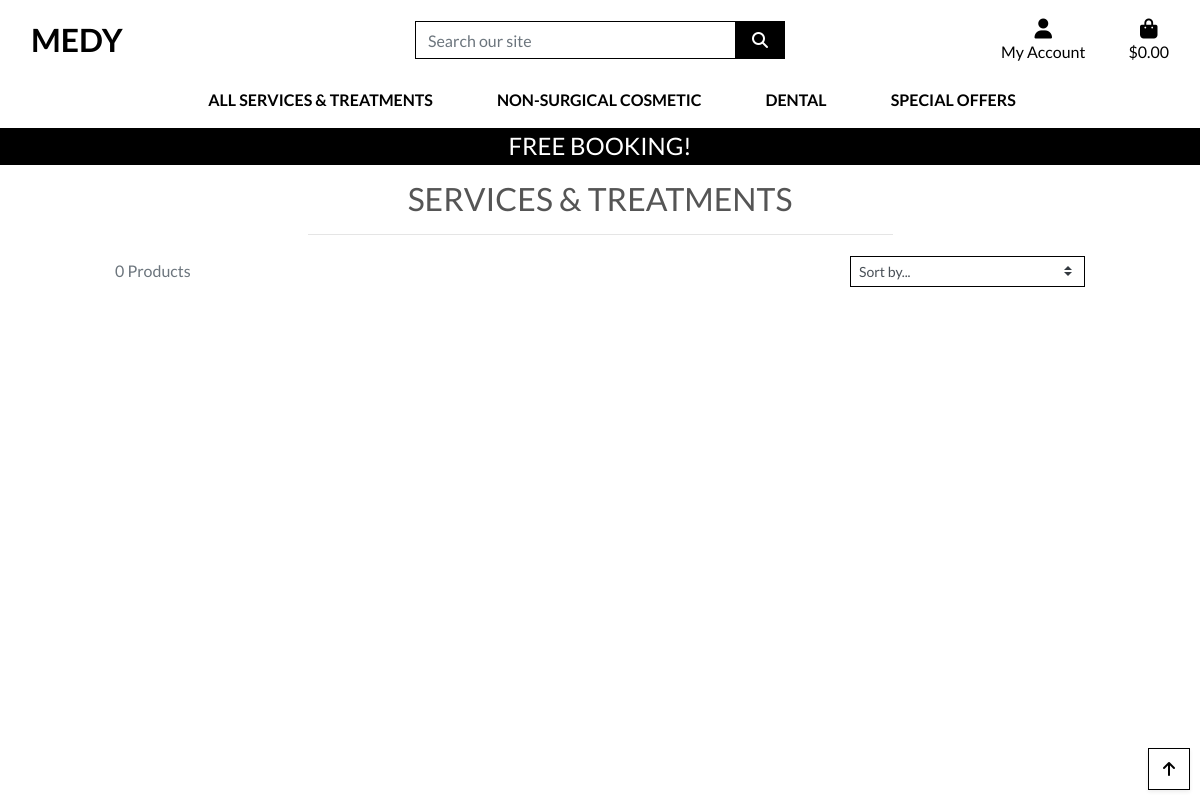
The page /products/?category=prp_injection on the database as committed earlier.
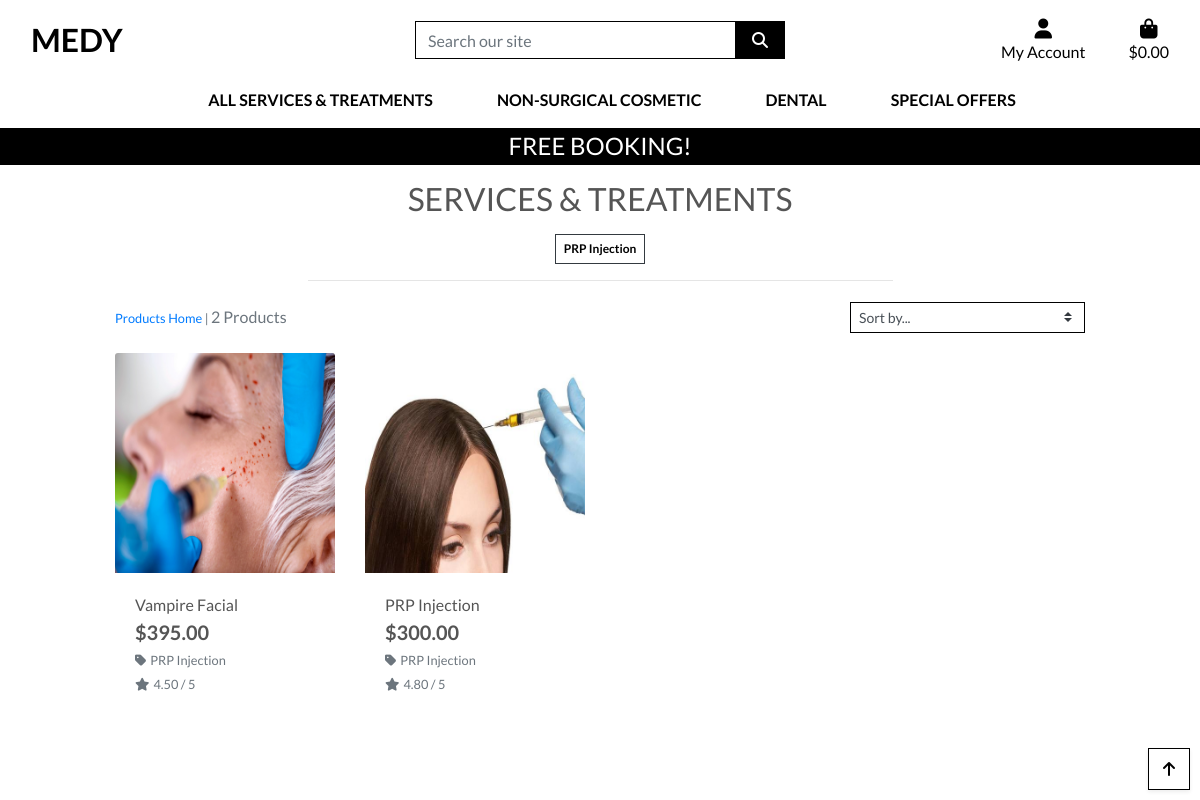
The same page on the database as committed later.
### products/models.py (models this page shows, shortened)
class Category(models.Model):
    class Meta:
        verbose_name_plural = 'Categories'
    name = models.CharField(max_length=254)
    friendly_name = models.CharField(max_length=254, null=True, blank=True)

class Product(models.Model):
    category = models.ForeignKey('Category', null=True, blank=True, on_delete=models.SET_NULL)
    sku = models.CharField(max_length=254, null=True, blank=True)
    name = models.CharField(max_length=254)
    description = models.TextField()
    price = models.DecimalField(max_digits=6, decimal_places=2)
    rating = models.DecimalField(max_digits=6, decimal_places=2, null=True, blank=True)
    image_url = models.URLField(max_length=1024, null=True, blank=True)
    image = models.ImageField(null=True, blank=True)

### products/views.py (the view, shortened to what this page needs)
# urls.py: path('', views.all_products, name='products'),
def all_products(request):
    products = Product.objects.all()
    query = None
    categories = None
    sort = None
    direction = None
    if request.GET:
        if 'category' in request.GET:
            categories = request.GET['category'].split(',')
            products = products.filter(category__name__in=categories)
            categories = Category.objects.filter(name__in=categories)
    current_sorting = f'{sort}_{direction}'
    context = {
        'products': products,
        'search_term': query,
        'current_categories': categories,
        'current_sorting': current_sorting,
    }
    return render(request, 'products/products.html', context)

### bag/contexts.py (called while the page is built, shortened)
def bag_contents(request):
    bag_items = []
    total = 0
    product_count = 0
    bag = request.session.get('bag', {})
    grand_total = total
    context = {
        'bag_items': bag_items,
        'total': total,
        'product_count': product_count,
        'grand_total': grand_total,
    }
    return context

### products/templates/products/products.html (shortened to what this page needs)
{% extends "base.html" %}
{% load static %}
{% block page_header %}
    <div class="container header-container">
    </div>
{% endblock %}
{% block content %}
    <div class="overlay"></div>
    <div class="container-fluid">
        <div class="row">
            <div class="col text-center mt-3">
                <h2 class="logo-font">Services & Treatments</h2>
                {% for c in current_categories %}
                    <a class="category-badge text-decoration-none" href="{% url 'products' %}?category={{ c.name }}">
                        <span class="p-2 mt-2 badge badge-white text-black rounded-0 border border-dark">{{ c.friendly_name }}</span>
                    </a>
                {% endfor %}
                <hr class="w-50 mb-1">
            </div>
        </div>
        <div class="row">
            <div class="product-container col-10 offset-1">
                <div class="row mt-1 mb-2">
                    <div class="col-12 col-md-6 my-auto order-md-last d-flex justify-content-center justify-content-md-end">
                        <div class="sort-select-wrapper w-50">
                            <select id="sort-selector" class="custom-select custom-select-sm rounded-0 border border-{% if current_sorting != 'None_None' %}info{% else %}black{% endif %}">
                                <option value="reset" {% if current_sorting == 'None_None' %}selected{% endif %}>Sort by...</option>
                            </select>
                        </div>
                    </div>
                    <div class="col-12 col-md-6 order-md-first">
                        <p class="text-muted mt-3 text-center text-md-left">
                            {% if search_term or current_categories or current_sorting != 'None_None' %}
                                <span class="small"><a href="{% url 'products' %}">Products Home</a> | </span>
                            {% endif %}
                            {{ products|length }} Products{% if search_term %} found for <strong>"{{ search_term }}"</strong>{% endif %}
                        </p>
                    </div>
                </div>
                <div class="row">
                    {% for product in products %}
                        <div class="col-sm-6 col-md-6 col-lg-4 col-xl-3">
                            <div class="card h-100 border-0">
                                {% if product.image %}
                                <a href="{% url 'product_detail' product.id %}">
                                    <img class="card-img-top img-fluid" src="{{ product.image.url }}" alt="{{ product.name }}">
                                </a>
                                {% else %}
                                <a href="{% url 'product_detail' product.id %}">
                                    <img class="card-img-top img-fluid" src="{{ MEDIA_URL }}noimage.png" alt="{{ product.name }}">
                                </a>
                                {% endif %}
                                <div class="card-body pb-0">
                                    <p class="mb-0">{{ product.name }}</p>
                                </div>
                                <div class="card-footer bg-white pt-0 border-0 text-left">
                                    <div class="row">
                                        <div class="col">
                                            <p class="lead mb-0 text-left font-weight-bold">${{ product.price }}</p>
                                            {% if product.category %}
                                            <p class="small mt-1 mb-0">
                                                <a class="text-muted" href="{% url 'products' %}?category={{ product.category.name }}">
                                                    <i class="fas fa-tag mr-1"></i>{{ product.category.friendly_name }}
                                                </a>
                                            </p>
                                            {% endif %}
                                            {% if product.rating %}
                                                <small class="text-muted"><i class="fas fa-star mr-1"></i>{{ product.rating }} / 5</small>
                                            {% else %}
                                                <small class="text-muted">No Rating</small>
                                            {% endif %}
                                        </div>
                                    </div>
                                </div>
                            </div>
                        </div>
                    {% endfor %}
                </div>
            </div>
        </div>
    </div>
    <div class="btt-button shadow-sm rounded-0 border border-black">
        <a class="btt-link d-flex h-100">
            <i class="fas fa-arrow-up text-black mx-auto my-auto"></i>
        </a>
    </div>
{% endblock %}

### templates/base.html (shortened to what this page needs)
{% load static %}
<!doctype html>
<html lang="en">
  <head>
    {% block corecss %}
        <link rel="stylesheet" href="https://stackpath.bootstrapcdn.com/bootstrap/4.5.2/css/bootstrap.min.css">
        <link rel="stylesheet" href="{% static 'css/base.css' %}">
    {% endblock %}
  </head>
    <body>
     <header class="container-fluid fixed-top">
        <div id="topnav" class="row bg-white pt-lg-2 d-none d-lg-flex">
            <div class="col-12 col-lg-4 my-auto py-1 py-lg-0 text-center text-lg-left">
                <a href="{% url 'home' %}" class="nav-link main-logo-link">
                    <h2 class="logo-font text-black my-0"><strong>MEDy</strong></h2>
                </a>
            </div>
            <div class="col-12 col-lg-4 my-auto py-1 py-lg-0">
                <form method="GET" action="">
                    <div class="input-group w-100">
                        <input class="form-control border border-black rounded-0" type="text" name="q" placeholder="Search our site">
                        <div class="input-group-append">
                            <button class="form-control btn btn-black border border-black rounded-0" type="submit">
                                <span class="icon">
                                    <i class="fas fa-search"></i>
                                </span>
                            </button>
                        </div>
                    </div>
                </form>
            </div>
            <div class="col-12 col-lg-4 my-auto py-1 py-lg-0">
                <ul class="list-inline list-unstyled text-center text-lg-right my-0">
                    <li class="list-inline-item dropdown">
                        <a class="text-black nav-link" href="#" id="user-options" data-toggle="dropdown" aria-haspopup="true" aria-expanded="false">
                            <div class="text-center">
                                <div><i class="fas fa-user fa-lg"></i></div>
                                <p class="my-0">My Account</p>
                            </div>
                        </a>
                    </li>
                    <li class="list-inline-item">
                        <a class="{% if grand_total %}text-info font-weight-bold{% else %}text-black{% endif %} nav-link" href="{% url 'view_bag' %}">
                            <div class="text-center">
                                <div><i class="fas fa-shopping-bag fa-lg"></i></div>
                                <p class="my-0">
                                    {% if grand_total %}
                                        ${{ grand_total|floatformat:2 }}
                                    {% else %}
                                        $0.00
                                    {% endif %}
                                </p>
                            </div>
                        </a>
                    </li>
                </ul>
            </div>
        </div>
        <div class="row bg-white">
            <nav class="navbar navbar-expand-lg navbar-light w-100">
                {% include 'includes/main-nav.html' %}
            </nav>
        </div>
        <div id="freebooking_banner" class="row text-center">
            <div class="col bg-black text-white">
                <h4 class="logo-font my-1">Free Booking!</h4>
            </div>
        </div>
    </header>
        {% block page_header %}
        {% endblock %}
        {% block content %}
        {% endblock %}
    </body>
</html>

### templates/includes/main-nav.html (shortened to what this page needs)
<div class="collapse navbar-collapse" id="main-nav">
    <ul class="navbar-nav w-auto mx-auto">
        <li class="nav-item dropdown">
            <a class="logo-font font-weight-bold nav-link text-black mr-5" href="#" id="all-products-link" data-toggle="dropdown" aria-haspopup="true" aria-expanded="false">
                All Services & Treatments
            </a>
        </li>
        <li class="nav-item dropdown">
            <a class="logo-font font-weight-bold nav-link text-black mr-5" href="#" id="clothing-link" data-toggle="dropdown" aria-haspopup="true" aria-expanded="false">
               Non-Surgical Cosmetic
            </a>
        </li>
        <li class="nav-item dropdown">
            <a class="logo-font font-weight-bold nav-link text-black mr-5" href="#" id="homeware-link" data-toggle="dropdown" aria-haspopup="true" aria-expanded="false">
                Dental
            </a>
        </li>
        <li class="nav-item dropdown">
            <a class="logo-font font-weight-bold nav-link text-black" href="#" id="specials-link" data-toggle="dropdown" aria-haspopup="true" aria-expanded="false">
                Special Offers
            </a>
        </li>
    </ul>
</div>

### static/css/base.css (style rules this page uses)
html { height: 100%; }
body { background: url('/media/header.jpg') no-repeat center center fixed; background-size: cover; height: calc(100vh - 164px); color: #555; font-family: 'Lato'; }
.icon { align-items: center; display: inline-flex; justify-content: center; height: 1.5rem; width: 1.5rem; }
.logo-font { text-transform: uppercase; }
.main-logo-link { width: fit-content; }
.btn-black { background: black; color: white; }
.text-black { color: #000 !important; }
.border-black { border: 1px solid black !important; }
.bg-black { background: #000 !important; }
.overlay { height: 100%; width: 100%; top: 0; left: 0; position: fixed; background: white; z-index: -1; }
.btt-button { height: 42px; width: 42px; position: fixed; bottom: 10px; right: 10px; }
.btt-link { cursor: pointer; }
@media (min-width: 1200px) { .container { max-width: 80%; } }
@media (min-width: 992px) { .header-container { padding-top: 164px; } }

Rows that differ between the two databases and show on the page:
added Category: friendly_name "PRP Injection"
added Product: image (picture), name "Vampire Facial", price "395.00", category.friendly_name "PRP Injection", rating "4.50"
added Product: image (picture), name "PRP Injection", price "300.00", category.friendly_name "PRP Injection", rating "4.80"
Other text that changed with them:
{{ products|length }}: "0" → "2"
text now shown: "Products Home |"
